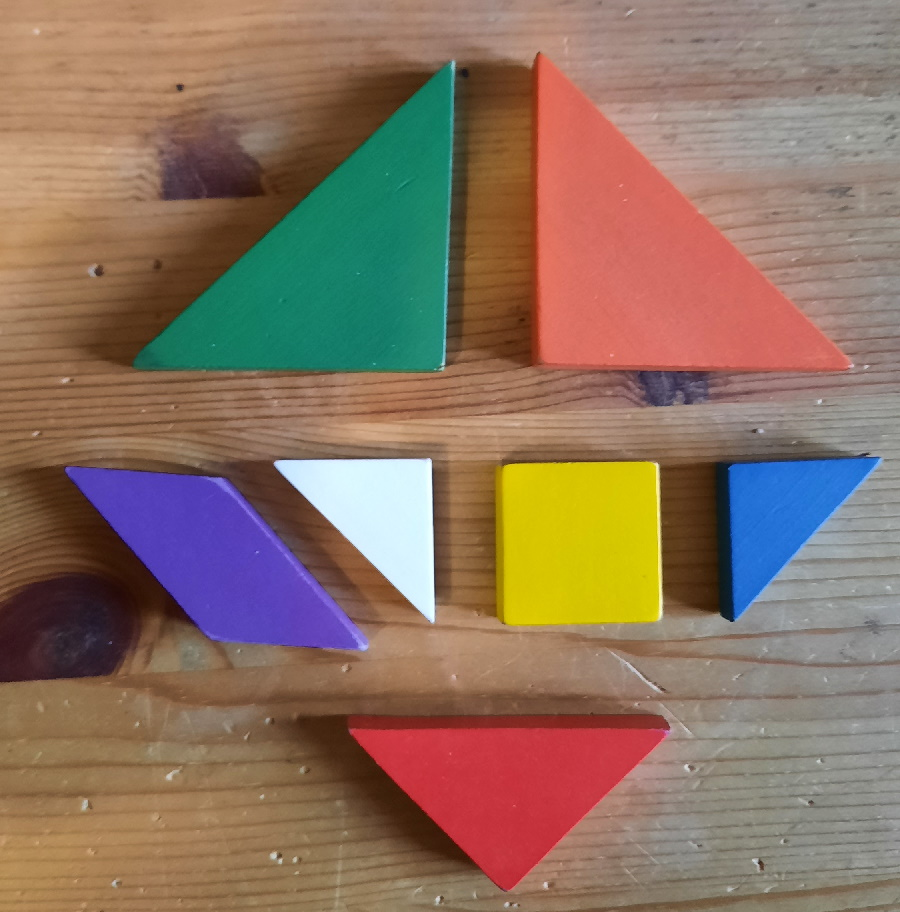
#> input picture vision_3/Week 6/gekleurde_blokjes.jpg, 900 x 912 px
$ python Bijna_Rood_Wordt_Wit.py
#> lines starting #> are read from the running program, lines starting #| are printed output that depends on the picture; after the words box and inside, x2 and y2 are one past the last pixel; in counts of white or black regions, pixels touching at a corner belong together
# %%
import cv2
import numpy as np

Afbeelding = cv2.imread('gekleurde_blokjes.jpg')
#> Afbeelding is the input picture: shape (912, 900, 3); mean B, G, R 96.4, 114.2, 139.9
Afbeelding_HSV = cv2.cvtColor(Afbeelding, cv2.COLOR_BGR2HSV)
#> Afbeelding_HSV: shape (912, 900, 3); mean H, S, V 35.5, 116.1, 153.2

cv2.imshow('Orginele Afbeelding', Afbeelding)
cv2.imshow('Orginele HSV', Afbeelding_HSV)

Lower_Kleuren = np.array([163, 155, 181])
Higher_Kleuren = np.array([179, 213, 223])


mask = cv2.inRange(Afbeelding_HSV, Lower_Kleuren, Higher_Kleuren)
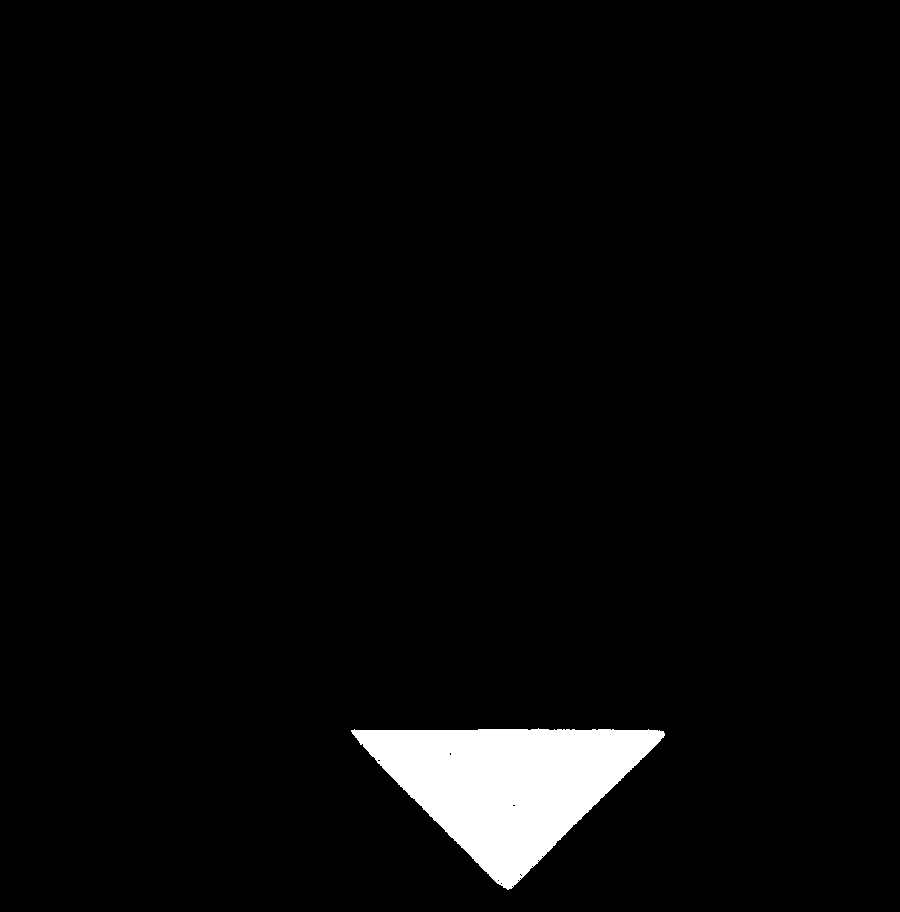
#> mask: shape (912, 900); 3.2% white; 1 white region, box (x1, y1, x2, y2) and area: (351, 728, 665, 890) 26560

Filter_Afbeelding = cv2.bitwise_and(Afbeelding, Afbeelding, mask=mask)
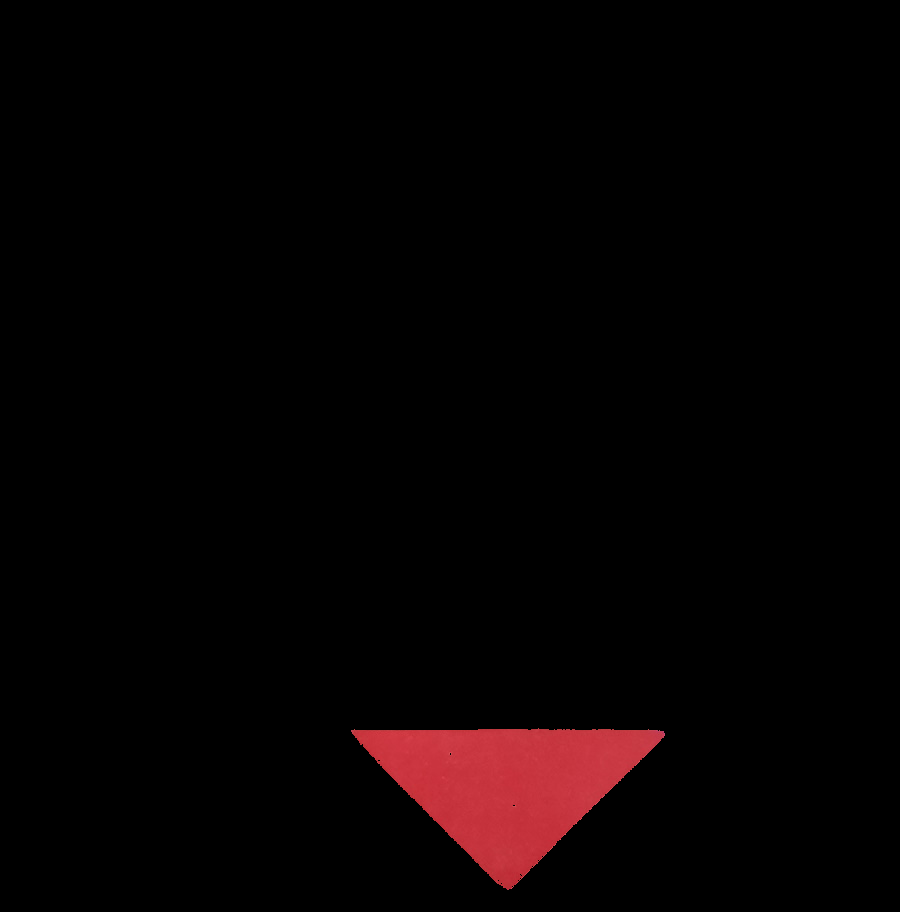
#> Filter_Afbeelding: shape (912, 900, 3); mean B, G, R 2.1, 1.7, 6.5

Wit_Afbeelding = np.full(Afbeelding.shape, 255, dtype=np.uint8)

masked_Wit_Afbeelding = cv2.bitwise_and(Wit_Afbeelding, Wit_Afbeelding, mask=mask)
#> masked_Wit_Afbeelding: shape (912, 900, 3); 3.2% white; 1 white region
#> Wit_Afbeelding: shape (912, 900, 3); every value is 255

Aangepaste_Afbeelding = cv2.add(Afbeelding, masked_Wit_Afbeelding)
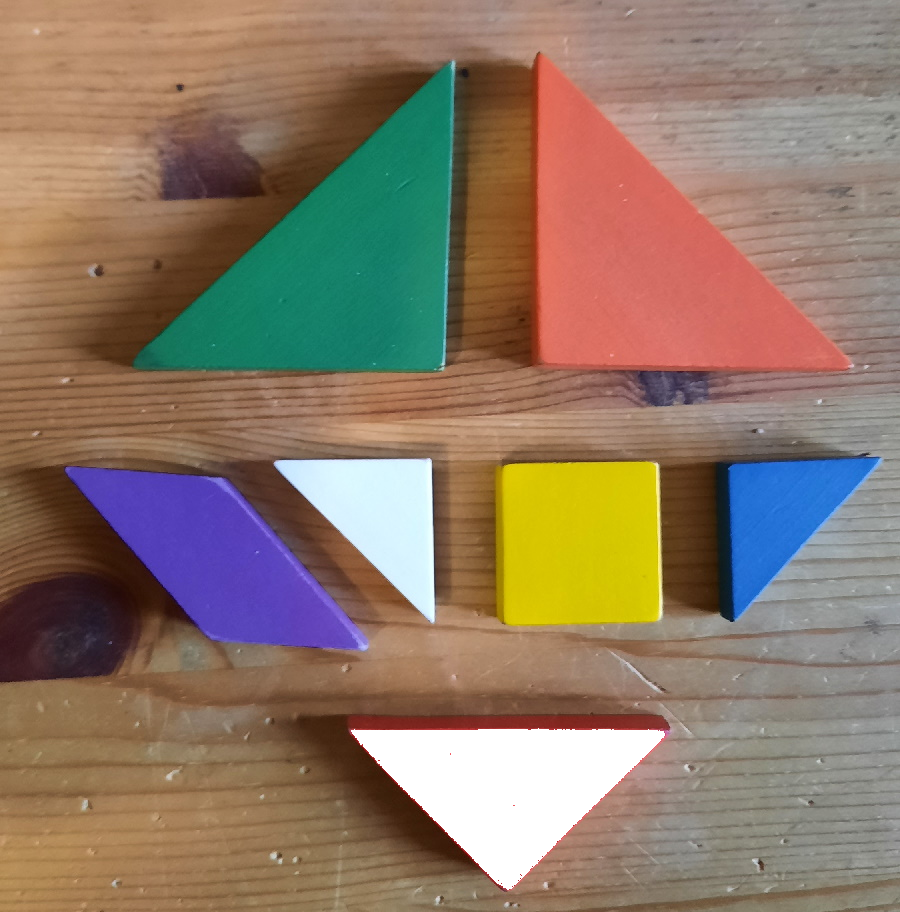
#> Aangepaste_Afbeelding: shape (912, 900, 3); mean B, G, R 102.6, 120.7, 141.7

contouren, _ = cv2.findContours(mask, cv2.RETR_TREE, cv2.CHAIN_APPROX_NONE)
#> contouren = 14 contours, 13 with area under 20; largest, box (x1, y1, x2, y2) and area: (351, 728, 665, 890) 26230

cv2.drawContours(Afbeelding, contouren, -1, (0, 255, 0), 3)
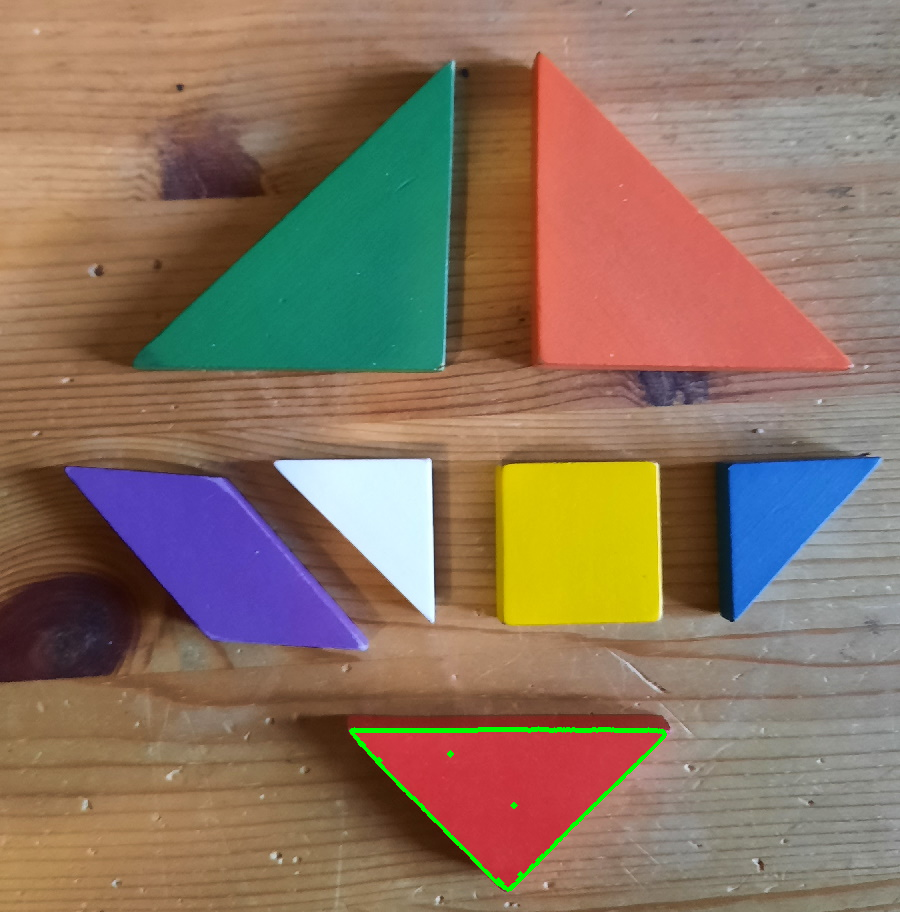
#> Afbeelding: shape (912, 900, 3); 0.43% of pixels changed, all inside (x1, y1, x2, y2) = (349, 726, 667, 892)

# maak afbeelding zwart en voeg hierover de contoeren toe
contouren_Afbeelding = np.zeros(Afbeelding.shape, dtype=np.uint8)
cv2.drawContours(contouren_Afbeelding, contouren, -1, (0, 255, 0), 3)
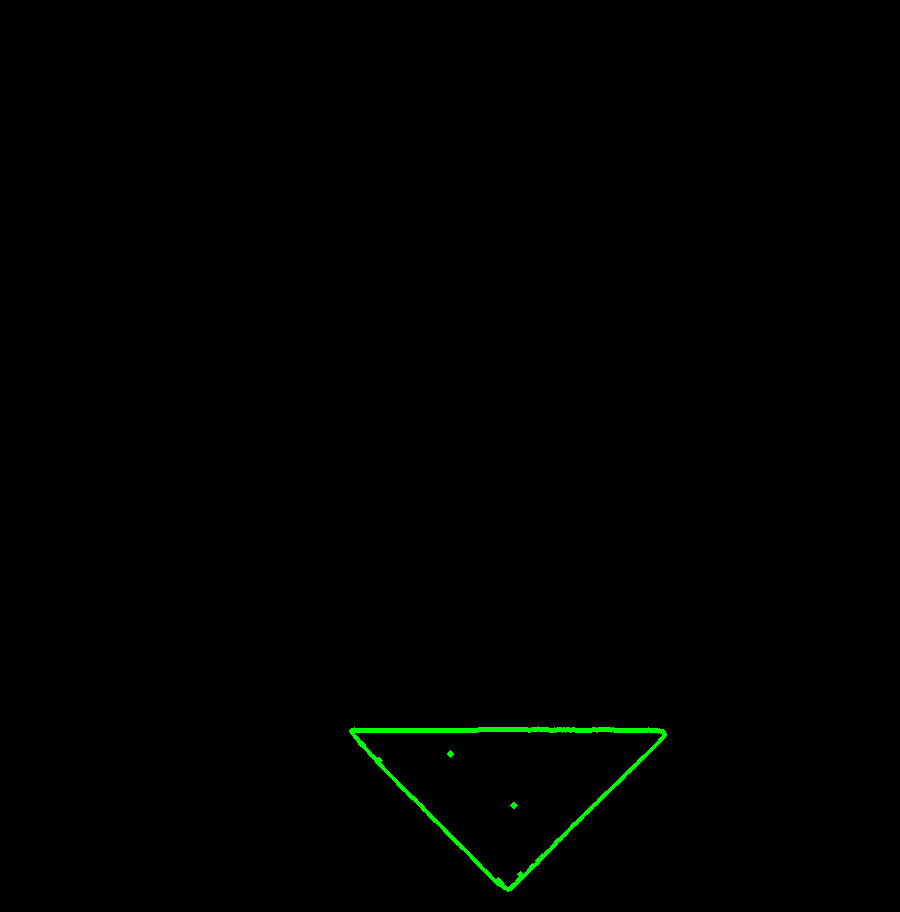
#> contouren_Afbeelding: shape (912, 900, 3); mean of channels 0, 1, 2 0, 1.1, 0; drawn as B, G, R


cv2.imshow('mask',mask)
cv2.imshow('Afbeelding Met Contour', Afbeelding)
cv2.imshow('Contouren', contouren_Afbeelding)
cv2.imshow('Filter Afbeelding', Filter_Afbeelding)
cv2.imshow('Aangepaste Afbeelding', Aangepaste_Afbeelding)

cv2.waitKey(0)
cv2.destroyAllWindows()


# %%
